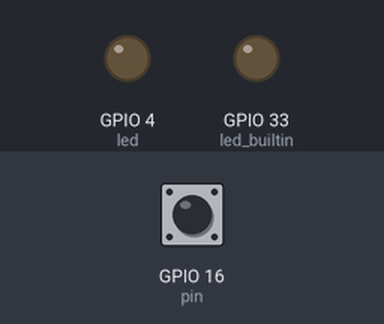
A sketch run on a simulated ESP32. Parts: output pins drawn as LEDs (lit = HIGH). The inputs (shaded band) are chosen by the test bench; at power-on: GPIO 16 (pin) HIGH. WiFi joins after 1.5 s; servers stay silent unless stated; a WiFi scan finds three made-up networks; what the sketch prints to the serial monitor is not drawn.

Above: at 0.0 s.
At 4.1 s:
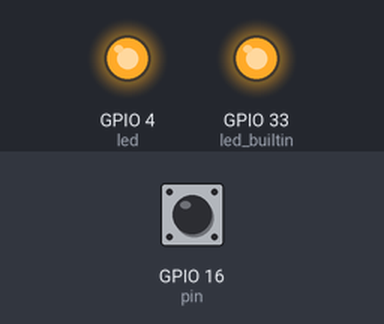
Timing chart, 0 to 5.6 s (numbered marks = the images above):
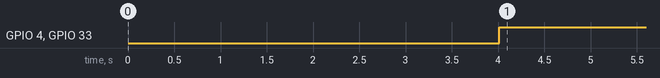

Measured:
- by itself, GPIO 4 (led), GPIO 33 (led_builtin): LOW → HIGH at 4.0 s

The sketch:

ESP32_CAM.ino
```cpp
#include "WiFi.h" //library included
#define pin 16     // setting pin to connect GPIO Pins of ESP8266 With ESP32 CAM
#define led 4      // setting pin to display output on LED
#define led_builtin 33 // LED at the back of ESP32 CAM
const char* ssid = "BELL400-Vignesh"; //Required WIFI
const char* password = "BDB@c@0l"; // PASSWORD
void setup() {

  Serial.begin(115200);
 pinMode(pin,INPUT_PULLUP); ///Setting the Pin mode
  pinMode(led,OUTPUT);
    pinMode(led_builtin,OUTPUT);


  int numberOfNetworks = WiFi.scanNetworks(); //function to scan the nearby WIFI

  for(int i =0; i<numberOfNetworks; i++){

      Serial.print("Network name: ");  //printed the output on serial monitor
      Serial.println(WiFi.SSID(i));
      Serial.print("Signal strength: ");
      Serial.println(WiFi.RSSI(i));
      Serial.println("-----------------------");

  }
  WiFi.begin(ssid,password); // connect to the WIFI network that we defined above
  Serial.print("Connecting to WiFi ..");
  while (WiFi.status() != WL_CONNECTED) {
    Serial.print('.');
    delay(1000);
  }
  Serial.println(ssid);
  Serial.println(WiFi.SSID());
  Serial.println("connected.");
  Serial.println(WiFi.localIP());
}
void loop() {
  int DATA = digitalRead(pin); //initializing the data to the digital pin
  if(DATA == 0) //if there is no data, LED is OFF
{
    digitalWrite(led,LOW);
    digitalWrite(led_builtin,LOW);
  }
  else //if Data is not Zero
{
     digitalWrite(led,HIGH);
    digitalWrite(led_builtin,HIGH);
  }
}
```
